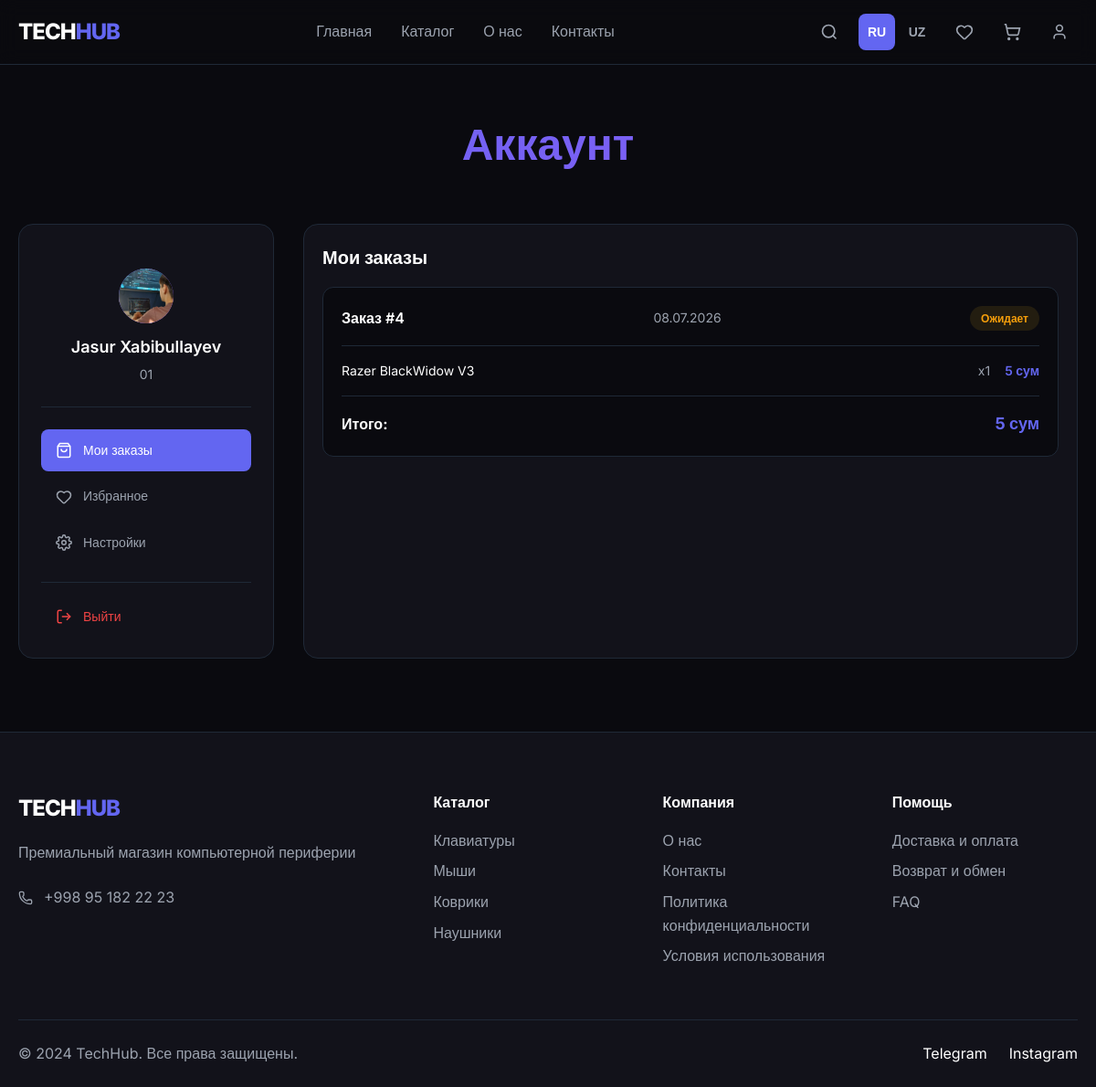
Page /account/ (signed in) on the earlier database version.
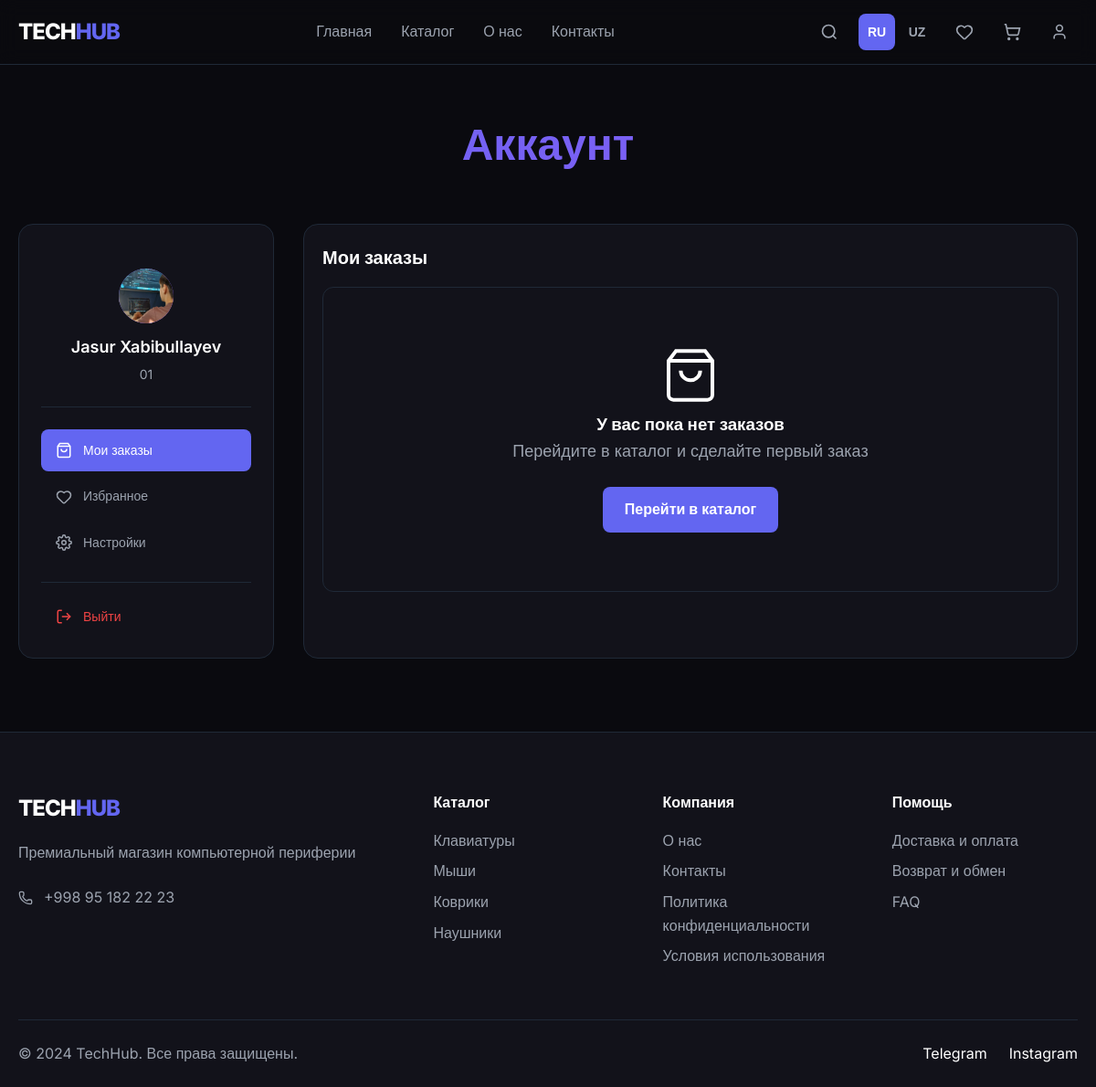
Same page on the later database version.
### shop/models.py (models this page shows, shortened)
class UserProfile(models.Model):
    user = models.OneToOneField(User, on_delete=models.CASCADE, related_name='profile', verbose_name='Пользователь')
    phone = models.CharField(max_length=20, unique=True, blank=True, null=True, verbose_name='Телефон')
    full_name = models.CharField(max_length=100, blank=True, verbose_name='Полное имя')
    profile_picture = models.ImageField(upload_to='profile_pics/', blank=True, null=True, verbose_name='Фото профиля')
    class Meta:
        verbose_name = 'Профиль пользователя'
        verbose_name_plural = 'Профили пользователей'

class Order(models.Model):
    STATUS_CHOICES = [
        ('pending', 'Ожидает'),
        ('confirmed', 'Подтверждён'),
        ('delivered', 'Доставлен'),
        ('cancelled', 'Отменён'),
    ]
    user = models.ForeignKey(User, on_delete=models.SET_NULL, null=True, blank=True, verbose_name='Пользователь')
    name = models.CharField(max_length=100, verbose_name='Имя')
    phone = models.CharField(max_length=20, verbose_name='Телефон')
    email = models.EmailField(blank=True, verbose_name='Email')
    address = models.TextField(blank=True, verbose_name='Адрес')
    comment = models.TextField(blank=True, verbose_name='Комментарий')
    total = models.DecimalField(max_digits=12, decimal_places=0, default=0, verbose_name='Сумма')
    status = models.CharField(max_length=20, choices=STATUS_CHOICES, default='pending', verbose_name='Статус')
    created_at = models.DateTimeField(auto_now_add=True, verbose_name='Дата создания')
    class Meta:
        ordering = ['-created_at']
        verbose_name = 'Заказ'
        verbose_name_plural = 'Заказы'

class OrderItem(models.Model):
    order = models.ForeignKey(Order, on_delete=models.CASCADE, related_name='items', verbose_name='Заказ')
    product = models.ForeignKey(Product, on_delete=models.SET_NULL, null=True, verbose_name='Товар')
    product_name = models.CharField(max_length=200, verbose_name='Название товара')
    price = models.DecimalField(max_digits=12, decimal_places=0, verbose_name='Цена')
    quantity = models.PositiveIntegerField(default=1, verbose_name='Количество')
    class Meta:
        verbose_name = 'Товар заказа'
        verbose_name_plural = 'Товары заказа'

### shop/views.py (the view, shortened to what this page needs)
# urls.py: path('account/', views.account_view, name='account'),
def account_view(request):
    login_form = AuthenticationForm()
    register_form = CustomUserCreationForm()
    user_orders = []
    user_favorites = []
    user_profile = None
    password_form = None
    profile_form = None
    if request.user.is_authenticated:
        user_orders = Order.objects.filter(user=request.user).order_by('-created_at')
        fav_ids = get_favorites(request)
        user_favorites = Product.objects.filter(pk__in=fav_ids, in_stock=True)
        user_profile, created = UserProfile.objects.get_or_create(user=request.user)
        password_form = CustomPasswordChangeForm(request.user)
        profile_form = ProfilePictureForm(instance=user_profile)
    return render(request, 'shop/account.html', {
        'login_form': login_form,
        'register_form': register_form,
        'user_orders': user_orders,
        'user_favorites': user_favorites,
        'user_profile': user_profile,
        'password_form': password_form,
        'profile_form': profile_form,
    })

### shop/context_processors.py (called while the page is built)
def cart_context(request):
    cart = request.session.get('cart', {})
    count = sum(item.get('quantity', 0) for item in cart.values())
    return {'cart_count': count}

def favorites_context(request):
    favorites = request.session.get('favorites', [])
    return {'favorites': favorites}

### shop/views.py (called while the page is built)
def get_favorites(request):
    return request.session.get('favorites', [])

### templates/shop/account.html (shortened to what this page needs)
{% extends 'base.html' %}
{% block content %}
<div class="page-content">
    <div class="container">
        <div class="page-header text-center">
            <h1>{{ t.account }}</h1>
        </div>
        {% if user.is_authenticated %}
        <div class="account-dashboard">
            <div class="account-sidebar">
                <div class="account-user-card">
                    {% if user_profile.profile_picture %}
                    <div class="account-avatar account-avatar-image">
                        <img src="{{ user_profile.profile_picture.url }}" alt="{{ user_profile.full_name|default:user.username }}">
                    </div>
                    {% else %}
                    <div class="account-avatar">{{ user_profile.full_name|default:user.username|first|upper }}</div>
                    {% endif %}
                    <h3>{{ user_profile.full_name|default:user.username }}</h3>
                    <p class="text-muted">{{ user.username }}</p>
                </div>
                <nav class="account-nav">
                    <a href="#orders" class="account-nav-item active">
                        <svg width="18" height="18" viewBox="0 0 24 24" fill="none" stroke="currentColor" stroke-width="2"><path d="M6 2L3 6v14a2 2 0 0 0 2 2h14a2 2 0 0 0 2-2V6l-3-4z"></path><line x1="3" y1="6" x2="21" y2="6"></line><path d="M16 10a4 4 0 0 1-8 0"></path></svg>
                        Мои заказы
                    </a>
                    <a href="#favorites" class="account-nav-item">
                        <svg width="18" height="18" viewBox="0 0 24 24" fill="none" stroke="currentColor" stroke-width="2"><path d="M2 9.5a5.5 5.5 0 0 1 9.591-3.676.56.56 0 0 0 .818 0A5.49 5.49 0 0 1 22 9.5c0 2.29-1.5 4-3 5.5l-5.492 5.313a2 2 0 0 1-3 .019L5 15c-1.5-1.5-3-3.2-3-5.5"/></svg>
                        Избранное
                    </a>
                    <a href="#settings" class="account-nav-item">
                        Настройки
                    </a>
                    <form method="post" class="logout-form-nav">
                        <button type="submit" class="account-nav-item logout-btn">
                            <svg width="18" height="18" viewBox="0 0 24 24" fill="none" stroke="currentColor" stroke-width="2"><path d="M9 21H5a2 2 0 0 1-2-2V5a2 2 0 0 1 2-2h4"></path><polyline points="16 17 21 12 16 7"></polyline><line x1="21" y1="12" x2="9" y2="12"></line></svg>
                            Выйти
                        </button>
                    </form>
                </nav>
            </div>
            <div class="account-content">
                <div class="account-section" id="orders">
                    <h2>Мои заказы</h2>
                    {% if user_orders %}
                    <div class="orders-list">
                        {% for order in user_orders %}
                        <div class="order-card">
                            <div class="order-header">
                                <div class="order-number">Заказ #{{ order.pk }}</div>
                                <div class="order-date">{{ order.created_at|date:"d.m.Y" }}</div>
                                <div class="order-status order-status-{{ order.status }}">{{ order.get_status_display }}</div>
                            </div>
                            <div class="order-items">
                                {% for item in order.items.all %}
                                <div class="order-item">
                                    <span class="order-item-name">{{ item.product_name }}</span>
                                    <span class="order-item-qty">x{{ item.quantity }}</span>
                                    <span class="order-item-price">{{ item.price|floatformat:0 }} сум</span>
                                </div>
                                {% endfor %}
                            </div>
                            <div class="order-total">
                                <span>Итого:</span>
                                <span>{{ order.total|floatformat:0 }} сум</span>
                            </div>
                        </div>
                        {% endfor %}
                    </div>
                    {% else %}
                    <div class="empty-state">
                        <svg width="64" height="64" viewBox="0 0 24 24" fill="none" stroke="currentColor" stroke-width="1.5"><path d="M6 2L3 6v14a2 2 0 0 0 2 2h14a2 2 0 0 0 2-2V6l-3-4z"></path><line x1="3" y1="6" x2="21" y2="6"></line><path d="M16 10a4 4 0 0 1-8 0"></path></svg>
                        <h3>У вас пока нет заказов</h3>
                        <p>Перейдите в каталог и сделайте первый заказ</p>
                        <a href="{% url 'catalog' %}" class="btn btn-primary">Перейти в каталог</a>
                    </div>
                    {% endif %}
                </div>
            </div>
        </div>
        {% endif %}
    </div>
</div>
{% endblock %}

### templates/base.html (shortened to what this page needs)
{% load static %}
<!DOCTYPE html>
<html lang="ru">
<head>
    <link rel="stylesheet" href="{% static 'css/style.css' %}">
</head>
<body>
    {% include 'partials/header.html' %}
    <main>
        {% block content %}{% endblock %}
    </main>
    {% include 'partials/footer.html' %}
</body>
</html>

### templates/partials/header.html (shortened to what this page needs)
<header class="header" id="header">
    <div class="container header-inner">
        <a href="{% url 'home' %}" class="logo">
            <span class="logo-part1">TECH</span><span class="logo-part2">HUB</span>
        </a>
        <nav class="nav-desktop">
            <a href="{% url 'home' %}"
                class="nav-link {% if request.resolver_match.url_name == 'home' %}active{% endif %}">{{ t.home }}</a>
            <a href="{% url 'catalog' %}"
                class="nav-link {% if request.resolver_match.url_name == 'catalog' %}active{% endif %}">{{ t.catalog }}</a>
            <a href="{% url 'about' %}"
                class="nav-link {% if request.resolver_match.url_name == 'about' %}active{% endif %}">{{ t.about }}</a>
            <a href="{% url 'contacts' %}"
                class="nav-link {% if request.resolver_match.url_name == 'contacts' %}active{% endif %}">{{ t.contacts }}</a>
        </nav>
        <div class="header-actions">
            <button class="icon-btn" id="search-toggle" aria-label="Поиск">
                <svg width="20" height="20" viewBox="0 0 24 24" fill="none" stroke="currentColor" stroke-width="2">
                    <circle cx="11" cy="11" r="8" />
                    <path d="m21 21-4.34-4.34" />
                </svg>
            </button>
            <div class="lang-switcher">
                <form action="{% url 'set_language' %}" method="post" style="display: inline;">
                    <button type="submit" name="language" value="ru"
                        class="icon-btn lang-btn {% if current_language == 'ru' %}active{% endif %}"
                        aria-label="Русский">
                        <span>RU</span>
                    </button>
                </form>
                <form action="{% url 'set_language' %}" method="post" style="display: inline;">
                    <button type="submit" name="language" value="uz"
                        class="icon-btn lang-btn {% if current_language == 'uz' %}active{% endif %}"
                        aria-label="O'zbek tili">
                        <span>UZ</span>
                    </button>
                </form>
            </div>
            <a href="{% url 'favorites' %}" class="icon-btn" aria-label="Избранное">
                <svg width="20" height="20" viewBox="0 0 24 24" fill="none" stroke="currentColor" stroke-width="2">
                    <path
                        d="M2 9.5a5.5 5.5 0 0 1 9.591-3.676.56.56 0 0 0 .818 0A5.49 5.49 0 0 1 22 9.5c0 2.29-1.5 4-3 5.5l-5.492 5.313a2 2 0 0 1-3 .019L5 15c-1.5-1.5-3-3.2-3-5.5" />
                </svg>
            </a>
            <a href="{% url 'cart' %}" class="icon-btn cart-btn" aria-label="Корзина">
                <svg width="20" height="20" viewBox="0 0 24 24" fill="none" stroke="currentColor" stroke-width="2">
                    <circle cx="8" cy="21" r="1" />
                    <circle cx="19" cy="21" r="1" />
                    <path d="M2.05 2.05h2l2.66 12.42a2 2 0 0 0 2 1.58h9.78a2 2 0 0 0 1.95-1.57l1.65-7.43H5.12" />
                </svg>
            </a>
            <a href="{% url 'account' %}" class="icon-btn" aria-label="Аккаунт">
                <svg width="20" height="20" viewBox="0 0 24 24" fill="none" stroke="currentColor" stroke-width="2">
                    <path d="M19 21v-2a4 4 0 0 0-4-4H9a4 4 0 0 0-4 4v2" />
                    <circle cx="12" cy="7" r="4" />
                </svg>
            </a>
        </div>
    </div>
</header>

### templates/partials/footer.html (shortened to what this page needs)
<footer class="footer">
    <div class="container">
        <div class="footer-grid">
            <div class="footer-brand">
                <a href="{% url 'home' %}" class="logo">
                    <span class="logo-part1">TECH</span><span class="logo-part2">HUB</span>
                </a>
                <p class="footer-desc">{{ t.footer_desc }}</p>
                <div class="footer-contacts">
                    <div class="footer-contact-item">
                        <span>{{ t.phone }}</span>
                    </div>
                </div>
            </div>
            <div class="footer-col">
                <h4>{{ t.catalog_title }}</h4>
                <ul>
                    <li><a href="{% url 'catalog' %}?category=keyboards">Клавиатуры</a></li>
                    <li><a href="{% url 'catalog' %}?category=mice">Мыши</a></li>
                    <li><a href="{% url 'catalog' %}?category=mousepads">Коврики</a></li>
                    <li><a href="{% url 'catalog' %}?category=headsets">Наушники</a></li>
                </ul>
            </div>
            <div class="footer-col">
                <h4>{{ t.company }}</h4>
                <ul>
                    <li><a href="{% url 'about' %}">{{ t.about }}</a></li>
                    <li><a href="{% url 'contacts' %}">{{ t.contacts }}</a></li>
                    <li><a href="{% url 'privacy' %}">{{ t.privacy }}</a></li>
                    <li><a href="{% url 'terms' %}">{{ t.terms }}</a></li>
                </ul>
            </div>
            <div class="footer-col">
                <h4>{{ t.help }}</h4>
                <ul>
                    <li><a href="{% url 'delivery' %}">{{ t.delivery_payment }}</a></li>
                    <li><a href="{% url 'returns' %}">{{ t.returns }}</a></li>
                    <li><a href="{% url 'faq' %}">FAQ</a></li>
                </ul>
            </div>
        </div>
        <div class="footer-bottom">
            <p>&copy; 2024 TechHub. {{ t.all_rights }}</p>
            <div class="footer-social">
                <a href="https://t.me/jasurdv" target="_blank" rel="noopener">Telegram</a>
                <a href="https://instagram.com/jasur.dvv1" target="_blank" rel="noopener">Instagram</a>
            </div>
        </div>
    </div>
</footer>

Differences in the rows shown:
removed Order: pk "4", created_at "08.07.2026", status "Ожидает", total "5"
removed OrderItem: product_name "Razer BlackWidow V3", quantity "1", price "5"
Other differences:
text now shown: "У вас пока нет заказов Перейдите в каталог и сделайте первый заказ Перейти в каталог"
